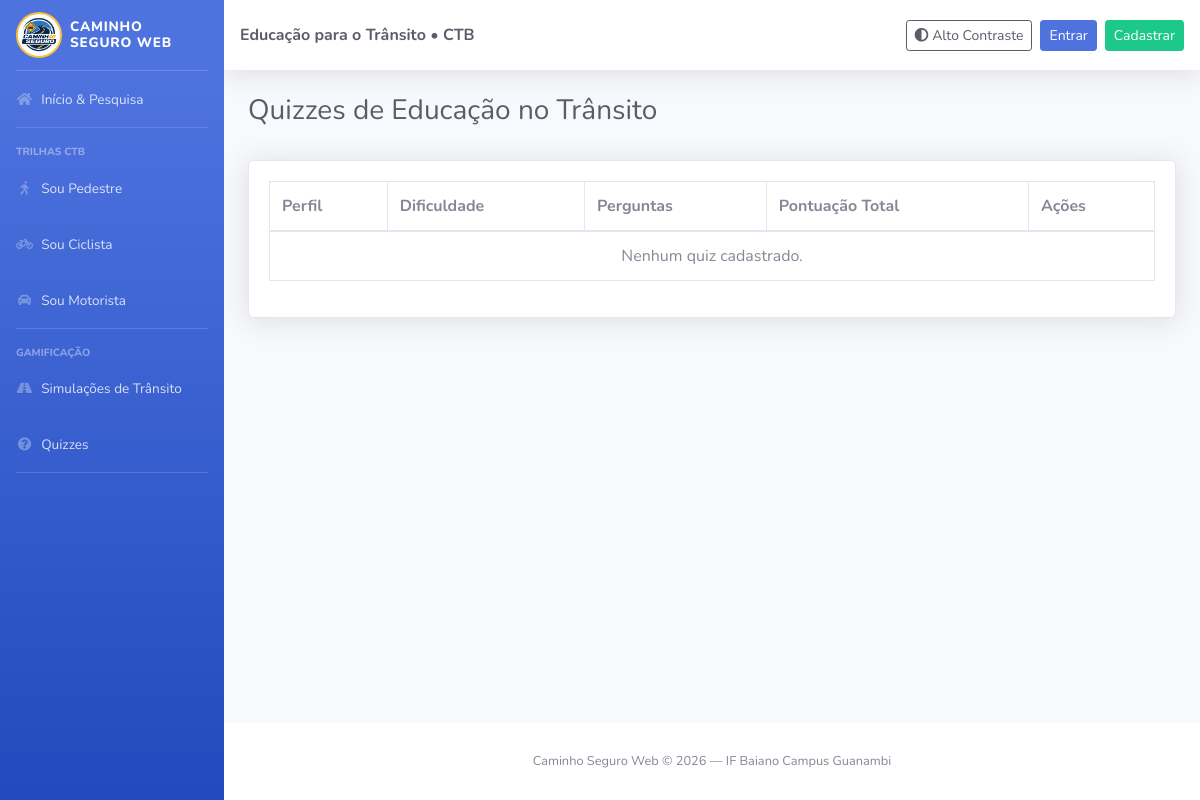
Page /quiz/index on the earlier database version.
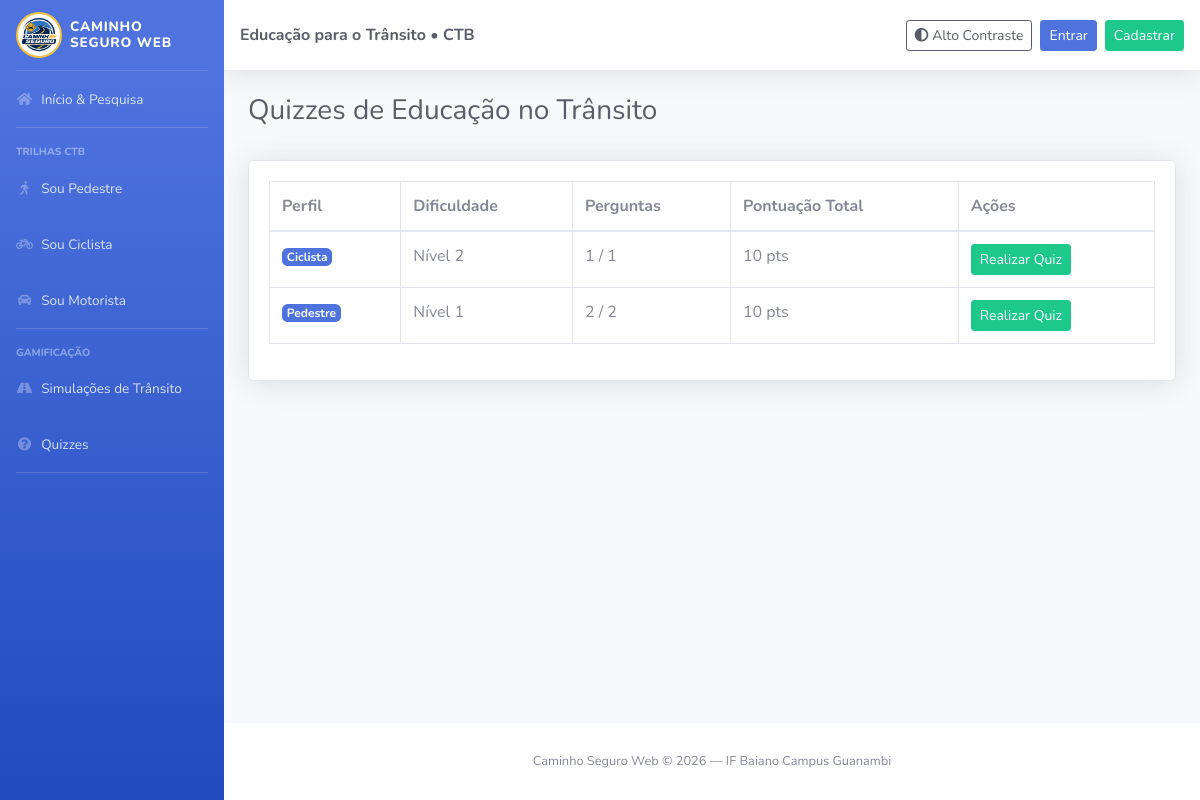
Same page on the later database version.
### tables this page shows
CREATE TABLE quiz (
    id_quiz INT AUTO_INCREMENT PRIMARY KEY,
    quant_perguntas INT NOT NULL,
    nivel_dificuldade INT NOT NULL,
    pontuacao_total FLOAT NOT NULL,
    perfil_associado VARCHAR(30) NOT NULL,
    id_usuario INT NOT NULL,
    CONSTRAINT fk_quiz_usuario FOREIGN KEY (id_usuario) REFERENCES usuario(id_usuario) ON DELETE CASCADE
);

### app/Controllers/BaseController.php (called while the page is built, shortened)
<?php
class BaseController
{
    public function __construct()
    {
        $this->pdo = Database::connect();
    }
    protected function render($view, $dados = [])
    {
        extract($dados);
        require_once __DIR__ . '/../Views/' . $view . '.php';
    }
}

### app/Controllers/QuizController.php (called while the page is built, shortened)
<?php
class QuizController extends BaseController
{
    public function index()
    {
        $quizModel = new Quiz();
        $quizzes = $quizModel->listarTodos($this->pdo);
        $this->render('quizzes/index', ['quizzes' => $quizzes]);
    }
}

### public/index.php (called while the page is built, shortened)
<?php
require_once __DIR__ . '/../config/Database.php';
spl_autoload_register(function (string $class) {
$file = __DIR__ . '/../app/'
. str_replace(['App\\', '\\'], ['', '/'], $class) . '.php';
});
$url = explode('/', trim($_GET['url'] ?? 'user/index', '/'));
$method = $url[1] ?? 'index';
$params = array_slice($url, 2);
(new $controller())->$method(...$params);

### config/database.php (called while the page is built, shortened)
<?php
class Database
{
    public static function connect()
    {
        $host = 'localhost';
        $db = 'caminho_seguro';
        $user = 'root';
        $pass = '';
        try {
            $pdo = new PDO("mysql:host=$host;dbname=$db;charset=utf8mb4", $user, $pass);
            $pdo->setAttribute(PDO::ATTR_ERRMODE, PDO::ERRMODE_EXCEPTION);
            return $pdo;
        } catch (PDOException $e) {
            die("Falha na conexão com o banco de dados: " . $e->getMessage());
        }
    }
}

### app/Models/Quiz.php (called while the page is built, shortened)
<?php
class Quiz
{
    public function listarTodos($pdo)
    {
        $sql = "SELECT q.*, u.nome AS nome_usuario,
                (SELECT COUNT(*) FROM perguntas_quiz p WHERE p.id_quiz = q.id_quiz) AS perguntas_cadastradas
                FROM quiz q
                INNER JOIN usuario u ON q.id_usuario = u.id_usuario
                ORDER BY q.id_quiz DESC";
        $stmt = $pdo->query($sql);
        return $stmt->fetchAll(PDO::FETCH_ASSOC);
    }
}

### app/Views/quizzes/index.php (the view, shortened to what this page needs)
<?php require_once __DIR__ . '/../layouts/header.php'; ?>
<div class="container-fluid">
    <div class="d-flex justify-content-between align-items-center mb-4">
        <h1 class="h3 text-gray-800">Quizzes de Educação no Trânsito</h1>
    </div>
    <div class="card shadow mb-4">
        <div class="card-body">
            <div class="table-responsive">
                <table class="table table-bordered table-hover">
                    <thead>
                        <tr>
                            <th>Perfil</th>
                            <th>Dificuldade</th>
                            <th>Perguntas</th>
                            <th>Pontuação Total</th>
                            <th>Ações</th>
                        </tr>
                    </thead>
                    <tbody>
                        <?php if (!empty($quizzes)): ?>
                            <?php foreach ($quizzes as $q): ?>
                                <tr>
                                    <td><span class="badge badge-primary"><?= htmlspecialchars($q['perfil_associado']) ?></span></td>
                                    <td>Nível <?= htmlspecialchars($q['nivel_dificuldade']) ?></td>
                                    <td><?= $q['perguntas_cadastradas'] ?> / <?= htmlspecialchars($q['quant_perguntas']) ?></td>
                                    <td><?= htmlspecialchars($q['pontuacao_total']) ?> pts</td>
                                    <td>
                                        <?php if ((int)$q['perguntas_cadastradas'] > 0): ?>
                                            <a href="/caminhoseguroWeb2/quiz/responder/<?= $q['id_quiz'] ?>" class="btn btn-sm btn-success">Realizar Quiz</a>
                                        <?php endif; ?>
                                    </td>
                                </tr>
                            <?php endforeach; ?>
                        <?php else: ?>
                            <tr>
                                <td colspan="5" class="text-center">Nenhum quiz cadastrado.</td>
                            </tr>
                        <?php endif; ?>
                    </tbody>
                </table>
            </div>
        </div>
    </div>
</div>
<?php require_once __DIR__ . '/../layouts/footer.php'; ?>

### app/Views/layouts/header.php (shortened to what this page needs)
<?php
$logado = isset($_SESSION['usuario_id']);
$isAdmin = isset($_SESSION['tipo_usuario']) && $_SESSION['tipo_usuario'] === 'admin';
?>
<!DOCTYPE html>
<html lang="pt-br">
<head>
    <link href="/caminhoseguroWeb2/public/vendor/fontawesome-free/css/all.min.css" rel="stylesheet" type="text/css">
    <link href="/caminhoseguroWeb2/public/css/sb-admin-2.min.css" rel="stylesheet">
    <link href="/caminhoseguroWeb2/public/css/estilo.css" rel="stylesheet">
</head>
<body id="page-top">
    <div id="wrapper">
        <ul class="navbar-nav bg-gradient-primary sidebar sidebar-dark accordion" id="accordionSidebar">
            <a class="sidebar-brand d-flex align-items-center justify-content-center py-3" href="/caminhoseguroWeb2/home/index">
                <div class="sidebar-brand-icon">
                    <img src="/caminhoseguroWeb2/public/img/logo.png" alt="Logo Caminho Seguro Web" class="logo-sistema">
                </div>
                <div class="sidebar-brand-text mx-2 text-left" style="font-size: 0.85rem; line-height: 1.2;">
                    Caminho Seguro Web
                </div>
            </a>
            <hr class="sidebar-divider my-0">
            <li class="nav-item">
                <a class="nav-link" href="/caminhoseguroWeb2/home/index">
                    <i class="fas fa-fw fa-home"></i>
                    <span>Início &amp; Pesquisa</span>
                </a>
            </li>
            <hr class="sidebar-divider">
            <div class="sidebar-heading">Trilhas CTB</div>
            <li class="nav-item">
                <a class="nav-link" href="/caminhoseguroWeb2/conteudo/trilha/Pedestre">
                    <i class="fas fa-fw fa-walking"></i>
                    <span>Sou Pedestre</span>
                </a>
            </li>
            <li class="nav-item">
                <a class="nav-link" href="/caminhoseguroWeb2/conteudo/trilha/Ciclista">
                    <i class="fas fa-fw fa-bicycle"></i>
                    <span>Sou Ciclista</span>
                </a>
            </li>
            <li class="nav-item">
                <a class="nav-link" href="/caminhoseguroWeb2/conteudo/trilha/Motorista">
                    <i class="fas fa-fw fa-car"></i>
                    <span>Sou Motorista</span>
                </a>
            </li>
            <hr class="sidebar-divider">
            <div class="sidebar-heading">Gamificação</div>
            <li class="nav-item">
                <a class="nav-link" href="/caminhoseguroWeb2/simulacao/index">
                    <i class="fas fa-fw fa-road"></i>
                    <span>Simulações de Trânsito</span>
                </a>
            </li>
            <li class="nav-item">
                <a class="nav-link" href="/caminhoseguroWeb2/quiz/index">
                    <i class="fas fa-fw fa-question-circle"></i>
                    <span>Quizzes</span>
                </a>
            </li>
            <hr class="sidebar-divider d-none d-md-block">
        </ul>
        <div id="content-wrapper" class="d-flex flex-column">
            <div id="content">
                <nav class="navbar navbar-expand navbar-light bg-white topbar mb-4 static-top shadow">
                    <div class="d-flex align-items-center">
                        <span class="navbar-text font-weight-bold text-gray-800">
                            Educação para o Trânsito &bull; CTB
                        </span>
                    </div>
                    <ul class="navbar-nav ml-auto align-items-center">
                        <li class="nav-item mr-2">
                            <button type="button" onclick="alternarContraste()" class="btn btn-sm btn-outline-dark" title="Alternar Alto Contraste">
                                <i class="fas fa-adjust"></i> <span class="d-none d-lg-inline">Alto Contraste</span>
                            </button>
                        </li>
                        <?php if ($logado): ?>
                            <li class="nav-item mr-2 d-flex align-items-center">
                                <span class="badge badge-<?= $isAdmin ? 'danger' : 'info' ?> mr-2">
                                    <?= $isAdmin ? 'Admin' : 'Usuário' ?>
                                </span>
                                <span class="text-gray-800 small font-weight-bold d-none d-sm-inline">
                                    <?= htmlspecialchars($_SESSION['usuario_nome']) ?>
                                </span>
                            </li>
                            <li class="nav-item">
                                <a href="/caminhoseguroWeb2/user/edit/<?= $_SESSION['usuario_id'] ?>" class="btn btn-sm btn-outline-primary mr-2">
                                    Perfil
                                </a>
                            </li>
                            <li class="nav-item">
                                <a href="/caminhoseguroWeb2/auth/logout" class="btn btn-sm btn-outline-danger">
                                    Sair
                                </a>
                            </li>
                        <?php else: ?>
                            <li class="nav-item">
                                <a href="/caminhoseguroWeb2/auth/login" class="btn btn-sm btn-primary mr-2">Entrar</a>
                            </li>
                            <li class="nav-item">
                                <a href="/caminhoseguroWeb2/auth/register" class="btn btn-sm btn-success">Cadastrar</a>
                            </li>
                        <?php endif; ?>
                    </ul>
                </nav>

### app/Views/layouts/footer.php (shortened to what this page needs)
</div>
<footer class="sticky-footer bg-white">
    <div class="container my-auto">
        <div class="copyright text-center my-auto">
            <span>Caminho Seguro Web &copy; 2026 &mdash; IF Baiano Campus Guanambi</span>
        </div>
    </div>
</footer>
</div>
</div>
</body>
</html>

### public/css/estilo.css (style rules this page uses)
.logo-sistema { width: 46px; height: 46px; object-fit: cover; border-radius: 50%; background-color: #ffffff; padding: 2px; border: 2px solid #f6c23e; }

Differences in the rows shown:
added quiz: perfil_associado "Ciclista", nivel_dificuldade "2", perguntas_cadastradas "1", quant_perguntas "1", pontuacao_total "10"
added quiz: perfil_associado "Pedestre", nivel_dificuldade "1", perguntas_cadastradas "2", quant_perguntas "2", pontuacao_total "10"
Other differences:
text no longer shown: "Nenhum quiz cadastrado."
